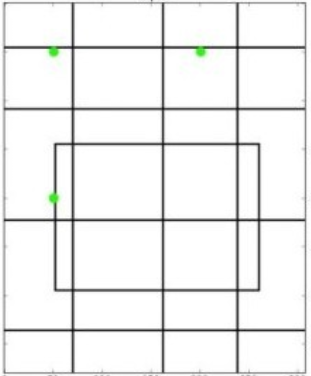
#> input picture ejer2.png, 311 x 376 px
$ python ULTIMATE_affine.py
#> lines starting #> are read from the running program, lines starting #| are printed output that depends on the picture
import cv2 as cv
from matplotlib import pyplot as plt
import numpy as np
import math as mt

def AffineTransform(pts1,pts2):
    M = []
    for i in range(2):
        A = []
        for j in range(len(pts1)):
            A_ = [pts1[j][0],pts1[j][1],1]
            A.append(A_)
        B = [pts2[0][i],pts2[1][i],pts2[2][i]]
        X = np.linalg.inv(A).dot(B)
        M.append([X[0],X[1],X[2]])
    return M


def AffineMejorado(M,img,hei,wei):
    X=[0,0]
    h,w,c=img.shape
    img_out=np.zeros((hei,wei,c),np.uint8)#Creamos nuestra matriz para la respuesta
    iden=np.array([[M[1][1],M[1][0]],[M[0][1],M[0][0]]])
    B=np.array([[M[1][2]],[M[0][2]]])
    for i in range(hei):#tomamos las dimensiones
        for j in range(wei):
            vector=np.array([[i],[j]])#aplicamos la operacion solve(A,Y,X)
            Y=vector-B
            X=cv.solve(iden,Y)
            x=int(X[1][0][0])
            y=int(X[1][1][0])
            if(x<img_out.shape[0] and x>=0):
                if(y<img_out.shape[1] and y>=0):

                    img_out[i][j]=img[x][y]#colocamos en su pixel correspondiente


    return img_out

img = cv.imread('ejer2.png')
#> img is the input picture: shape (376, 311, 3); mean B, G, R 239, 239.4, 239
rows,cols,ch = img.shape
#> rows = 376; cols = 311; ch = 3

pts1 = np.float32([[50,50],[200,50],[50,200]])
pts2 = np.float32([[10,100],[200,50],[100,250]])
#M = cv.getAffineTransform(pts1,pts2)
#M = cv.getAffineTransform(pts1,pts2)
M = AffineTransform(pts1,pts2)
# [5 lines of commented-out code are left out]
dst = AffineMejorado(M,img,rows,cols)
#> after the loop in AffineMejorado, `for i in range(hei):#tomamos las dimensiones`:
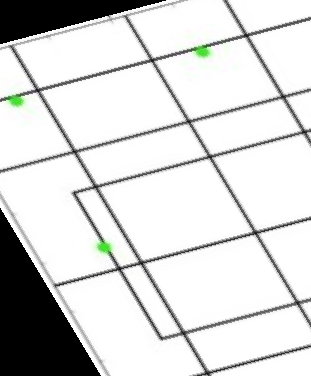
#> img_out: shape (376, 311, 3); mean B, G, R 214, 214.7, 214.1
#imagen1 = cv.imread("marvel.jpg")
cv.imwrite("Mejor_Affine_PUNTOS.jpg", dst)
#plt.subplot(121),plt.imshow(img),plt.title('Input')
#plt.subplot(122),plt.imshow(dst),plt.title('Output')
#plt.show()
